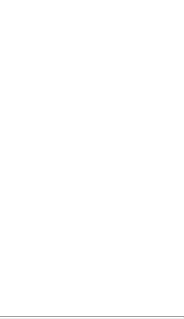
<?xml version="1.0" encoding="UTF-8"?>
<ui version="4.0">
 <class>ByyEntityObjectWidget</class>
 <widget class="QWidget" name="ByyEntityObjectWidget">
  <property name="geometry">
   <rect>
    <x>0</x>
    <y>0</y>
    <width>184</width>
    <height>319</height>
   </rect>
  </property>
  <property name="windowTitle">
   <string>ByyEntityObjectWidget</string>
  </property>
  <layout class="QVBoxLayout" name="verticalLayout">
   <property name="spacing">
    <number>0</number>
   </property>
   <property name="margin">
    <number>0</number>
   </property>
   <item>
    <widget class="ByyEntityTreeWidget" name="treeWidget">
     <property name="sizePolicy">
      <sizepolicy hsizetype="Preferred" vsizetype="Preferred">
       <horstretch>0</horstretch>
       <verstretch>0</verstretch>
      </sizepolicy>
     </property>
     <property name="frameShape">
      <enum>QFrame::NoFrame</enum>
     </property>
     <property name="dragEnabled">
      <bool>true</bool>
     </property>
     <property name="dragDropMode">
      <enum>QAbstractItemView::DragDrop</enum>
     </property>
     <property name="defaultDropAction">
      <enum>Qt::MoveAction</enum>
     </property>
     <property name="iconSize">
      <size>
       <width>20</width>
       <height>20</height>
      </size>
     </property>
     <attribute name="headerVisible">
      <bool>false</bool>
     </attribute>
     <column>
      <property name="text">
       <string notr="true">1</string>
      </property>
     </column>
    </widget>
   </item>
   <item>
    <widget class="Line" name="line">
     <property name="orientation">
      <enum>Qt::Horizontal</enum>
     </property>
    </widget>
   </item>
  </layout>
 </widget>
 <layoutdefault spacing="6" margin="11"/>
 <customwidgets>
  <customwidget>
   <class>ByyEntityTreeWidget</class>
   <extends>QTreeWidget</extends>
   <header>entityTreeWidget.h</header>
  </customwidget>
 </customwidgets>
 <resources/>
 <connections/>
</ui>
